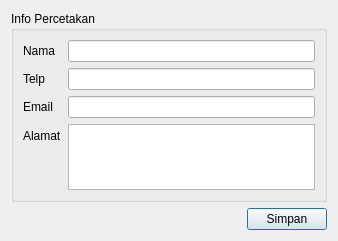
<?xml version="1.0" encoding="UTF-8"?>
<ui version="4.0">
 <class>InfoPercetakanDialog</class>
 <widget class="QDialog" name="InfoPercetakanDialog">
  <property name="geometry">
   <rect>
    <x>0</x>
    <y>0</y>
    <width>338</width>
    <height>238</height>
   </rect>
  </property>
  <property name="windowTitle">
   <string>Info Percetakan</string>
  </property>
  <layout class="QVBoxLayout" name="verticalLayout">
   <item>
    <widget class="QGroupBox" name="groupBox_3">
     <property name="maximumSize">
      <size>
       <width>16777215</width>
       <height>191</height>
      </size>
     </property>
     <property name="title">
      <string>Info Percetakan</string>
     </property>
     <layout class="QFormLayout" name="formLayout">
      <item row="0" column="0">
       <widget class="QLabel" name="label_2">
        <property name="text">
         <string>Nama</string>
        </property>
       </widget>
      </item>
      <item row="0" column="1">
       <widget class="QLineEdit" name="nameEdit"/>
      </item>
      <item row="1" column="0">
       <widget class="QLabel" name="label_3">
        <property name="text">
         <string>Telp</string>
        </property>
       </widget>
      </item>
      <item row="1" column="1">
       <widget class="QLineEdit" name="telpEdit"/>
      </item>
      <item row="2" column="0">
       <widget class="QLabel" name="label_5">
        <property name="text">
         <string>Email</string>
        </property>
       </widget>
      </item>
      <item row="2" column="1">
       <widget class="QLineEdit" name="emailEdit"/>
      </item>
      <item row="3" column="0">
       <widget class="QLabel" name="label_4">
        <property name="text">
         <string>Alamat</string>
        </property>
       </widget>
      </item>
      <item row="3" column="1">
       <widget class="QTextEdit" name="addressEdit">
        <property name="maximumSize">
         <size>
          <width>16777215</width>
          <height>70</height>
         </size>
        </property>
        <property name="tabChangesFocus">
         <bool>true</bool>
        </property>
       </widget>
      </item>
     </layout>
    </widget>
   </item>
   <item alignment="Qt::AlignmentFlag::AlignRight">
    <widget class="QPushButton" name="simpanButton">
     <property name="text">
      <string>Simpan</string>
     </property>
    </widget>
   </item>
  </layout>
 </widget>
 <tabstops>
  <tabstop>nameEdit</tabstop>
  <tabstop>telpEdit</tabstop>
  <tabstop>emailEdit</tabstop>
  <tabstop>addressEdit</tabstop>
  <tabstop>simpanButton</tabstop>
 </tabstops>
 <resources/>
 <connections/>
</ui>
